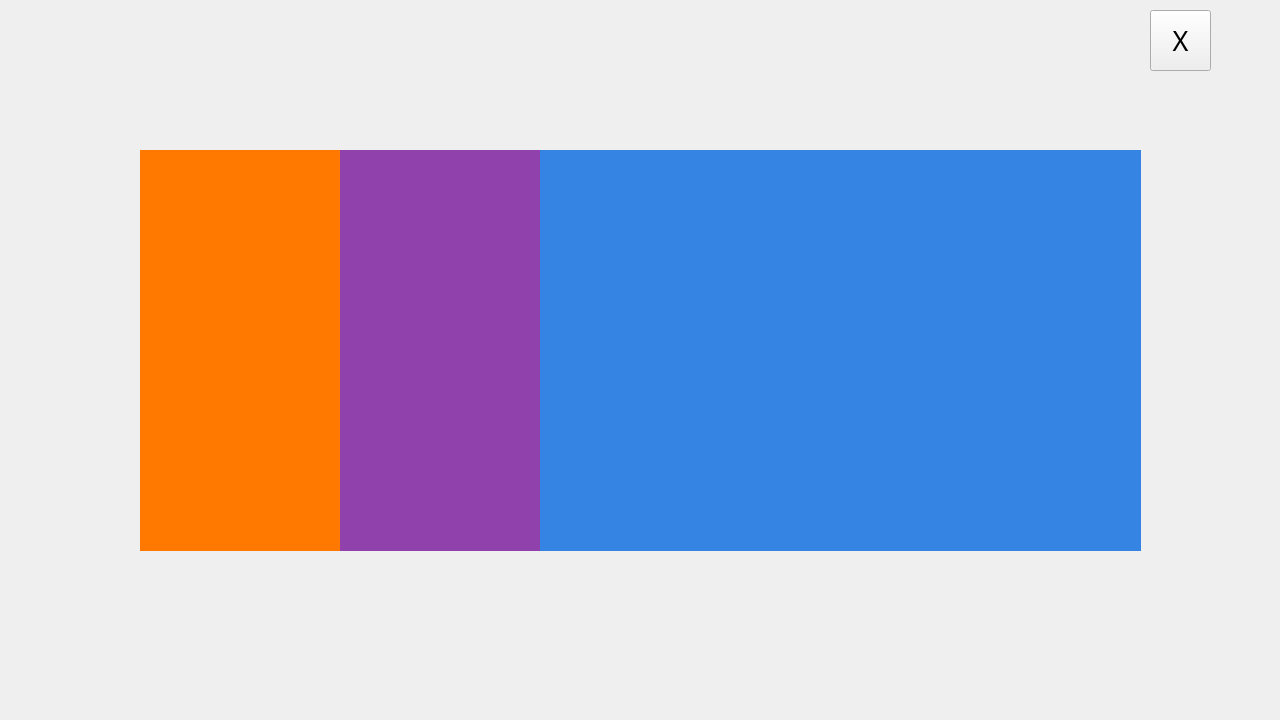
<?xml version="1.0" encoding="UTF-8"?>
<ui version="4.0">
 <class>Form</class>
 <widget class="QWidget" name="TenWidget">
  <property name="geometry">
   <rect>
    <x>0</x>
    <y>0</y>
    <width>1280</width>
    <height>720</height>
   </rect>
  </property>
  <property name="windowTitle">
   <string>Form</string>
  </property>
  <widget class="QLabel" name="background">
   <property name="geometry">
    <rect>
     <x>0</x>
     <y>0</y>
     <width>1280</width>
     <height>720</height>
    </rect>
   </property>
   <property name="pixmap">
    <pixmap resource="../resource/resource.qrc">:/images/ten.png</pixmap>
   </property>
   <property name="scaledContents">
    <bool>true</bool>
   </property>
  </widget>
  <widget class="QLabel" name="name_1">
   <property name="geometry">
    <rect>
     <x>140</x>
     <y>150</y>
     <width>101</width>
     <height>401</height>
    </rect>
   </property>
   <property name="font">
    <font>
     <family>Sans Serif</family>
     <pointsize>50</pointsize>
    </font>
   </property>
   <property name="styleSheet">
    <string notr="true">background-color: rgb(255, 120, 0);</string>
   </property>
   <property name="alignment">
    <set>Qt::AlignCenter</set>
   </property>
  </widget>
  <widget class="QLabel" name="name_2">
   <property name="geometry">
    <rect>
     <x>240</x>
     <y>150</y>
     <width>101</width>
     <height>401</height>
    </rect>
   </property>
   <property name="font">
    <font>
     <family>Sans Serif</family>
     <pointsize>50</pointsize>
    </font>
   </property>
   <property name="styleSheet">
    <string notr="true">background-color: rgb(255, 120, 0);</string>
   </property>
   <property name="alignment">
    <set>Qt::AlignCenter</set>
   </property>
  </widget>
  <widget class="QLabel" name="name_3">
   <property name="geometry">
    <rect>
     <x>340</x>
     <y>150</y>
     <width>101</width>
     <height>401</height>
    </rect>
   </property>
   <property name="font">
    <font>
     <family>Sans Serif</family>
     <pointsize>50</pointsize>
    </font>
   </property>
   <property name="styleSheet">
    <string notr="true">background-color: rgb(145, 65, 172);</string>
   </property>
   <property name="alignment">
    <set>Qt::AlignCenter</set>
   </property>
  </widget>
  <widget class="QLabel" name="name_4">
   <property name="geometry">
    <rect>
     <x>440</x>
     <y>150</y>
     <width>101</width>
     <height>401</height>
    </rect>
   </property>
   <property name="font">
    <font>
     <family>Sans Serif</family>
     <pointsize>50</pointsize>
    </font>
   </property>
   <property name="styleSheet">
    <string notr="true">background-color: rgb(145, 65, 172);</string>
   </property>
   <property name="alignment">
    <set>Qt::AlignCenter</set>
   </property>
  </widget>
  <widget class="QLabel" name="name_5">
   <property name="geometry">
    <rect>
     <x>540</x>
     <y>150</y>
     <width>101</width>
     <height>401</height>
    </rect>
   </property>
   <property name="font">
    <font>
     <family>Sans Serif</family>
     <pointsize>50</pointsize>
    </font>
   </property>
   <property name="styleSheet">
    <string notr="true">background-color: rgb(53, 132, 228);</string>
   </property>
   <property name="alignment">
    <set>Qt::AlignCenter</set>
   </property>
  </widget>
  <widget class="QLabel" name="name_6">
   <property name="geometry">
    <rect>
     <x>640</x>
     <y>150</y>
     <width>101</width>
     <height>401</height>
    </rect>
   </property>
   <property name="font">
    <font>
     <family>Sans Serif</family>
     <pointsize>50</pointsize>
    </font>
   </property>
   <property name="styleSheet">
    <string notr="true">background-color: rgb(53, 132, 228);</string>
   </property>
   <property name="alignment">
    <set>Qt::AlignCenter</set>
   </property>
  </widget>
  <widget class="QLabel" name="name_7">
   <property name="geometry">
    <rect>
     <x>840</x>
     <y>150</y>
     <width>101</width>
     <height>401</height>
    </rect>
   </property>
   <property name="font">
    <font>
     <family>Sans Serif</family>
     <pointsize>50</pointsize>
    </font>
   </property>
   <property name="styleSheet">
    <string notr="true">background-color: rgb(53, 132, 228);</string>
   </property>
   <property name="alignment">
    <set>Qt::AlignCenter</set>
   </property>
  </widget>
  <widget class="QLabel" name="name_8">
   <property name="geometry">
    <rect>
     <x>740</x>
     <y>150</y>
     <width>101</width>
     <height>401</height>
    </rect>
   </property>
   <property name="font">
    <font>
     <family>Sans Serif</family>
     <pointsize>50</pointsize>
    </font>
   </property>
   <property name="styleSheet">
    <string notr="true">background-color: rgb(53, 132, 228);</string>
   </property>
   <property name="alignment">
    <set>Qt::AlignCenter</set>
   </property>
  </widget>
  <widget class="QLabel" name="name_9">
   <property name="geometry">
    <rect>
     <x>940</x>
     <y>150</y>
     <width>101</width>
     <height>401</height>
    </rect>
   </property>
   <property name="font">
    <font>
     <family>Sans Serif</family>
     <pointsize>50</pointsize>
    </font>
   </property>
   <property name="styleSheet">
    <string notr="true">background-color: rgb(53, 132, 228);</string>
   </property>
   <property name="alignment">
    <set>Qt::AlignCenter</set>
   </property>
  </widget>
  <widget class="QLabel" name="name_10">
   <property name="geometry">
    <rect>
     <x>1040</x>
     <y>150</y>
     <width>101</width>
     <height>401</height>
    </rect>
   </property>
   <property name="font">
    <font>
     <family>Sans Serif</family>
     <pointsize>50</pointsize>
    </font>
   </property>
   <property name="styleSheet">
    <string notr="true">background-color: rgb(53, 132, 228);</string>
   </property>
   <property name="alignment">
    <set>Qt::AlignCenter</set>
   </property>
  </widget>
  <widget class="QToolButton" name="closeButton">
   <property name="geometry">
    <rect>
     <x>1150</x>
     <y>10</y>
     <width>61</width>
     <height>61</height>
    </rect>
   </property>
   <property name="font">
    <font>
     <family>Sans Serif</family>
     <pointsize>20</pointsize>
    </font>
   </property>
   <property name="text">
    <string>X</string>
   </property>
  </widget>
 </widget>
 <resources>
  <include location="../resource/resource.qrc"/>
 </resources>
 <connections/>
</ui>
